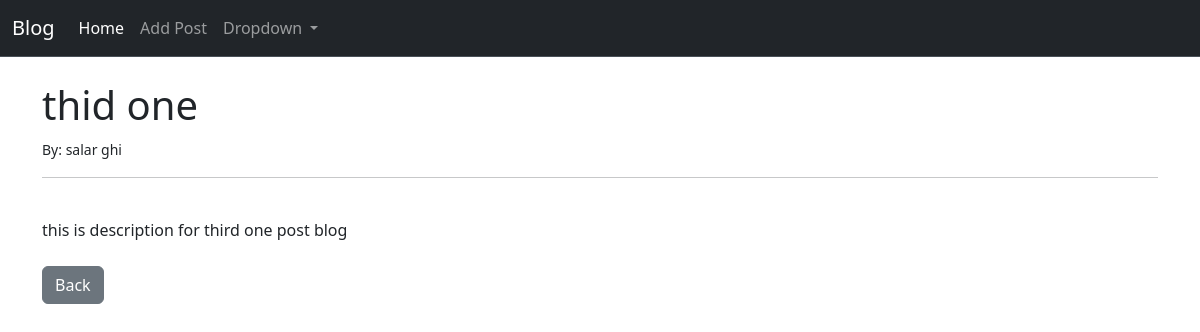
Page /article/3 on the committed database.
### _blog/models.py (models this page shows, shortened)
class Post(models.Model):
    title = models.CharField(max_length=255)
    title_tag = models.CharField(max_length=255, default="blog")
    author = models.ForeignKey(User, on_delete=models.CASCADE)
    body = models.TextField()

### _blog/views.py (the view)
# urls.py: path('article/<int:pk>', ArticleDetailView.as_view(), name="article-detail"),
class ArticleDetailView(DetailView):
    model = Post
    template_name = "article_details.html"

### _blog/templates/article_details.html (shortened to what this page needs)
{% extends 'base.html' %}
{% block content %}
<h1>
    {{ post.title }}
</h1>
<small>
    By: {{ post.author.first_name }}
    {{ post.author.last_name }}
</small><br/>
<hr>
<br/>
{{ post.body }}
<br/><br/>
<a href="{% url 'home' %}" class="btn btn-secondary">Back</a>
{% endblock %}

### rows in the picture
Post: title "thid one", author.first_name "salar", author.last_name "ghi", body "this is description for third one post blog"
